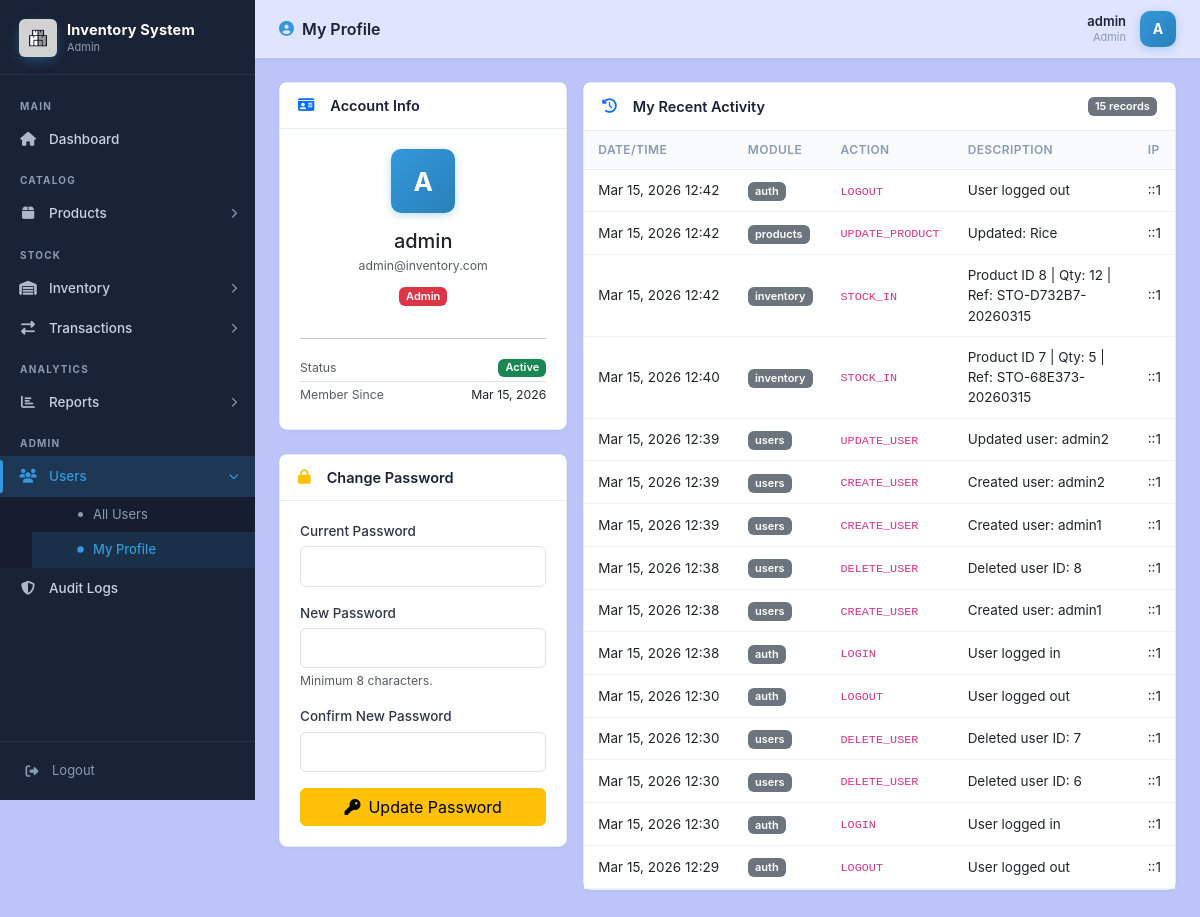
Page /modules/users/profile.php (signed in) on the committed database.
### tables this page shows
CREATE TABLE IF NOT EXISTS users (
    id INT AUTO_INCREMENT PRIMARY KEY,
    username VARCHAR(50) NOT NULL UNIQUE,
    email VARCHAR(100) NOT NULL UNIQUE,
    password VARCHAR(255) NOT NULL,
    role ENUM('admin','manager','inventory_officer','staff') NOT NULL DEFAULT 'staff',
    is_active TINYINT(1) NOT NULL DEFAULT 1,
    created_at TIMESTAMP DEFAULT CURRENT_TIMESTAMP,
    updated_at TIMESTAMP DEFAULT CURRENT_TIMESTAMP ON UPDATE CURRENT_TIMESTAMP
);

CREATE TABLE IF NOT EXISTS audit_logs (
    id INT AUTO_INCREMENT PRIMARY KEY,
    user_id INT,
    username VARCHAR(50),
    action VARCHAR(100) NOT NULL,
    module VARCHAR(50) NOT NULL,
    description TEXT,
    ip_address VARCHAR(45),
    created_at TIMESTAMP DEFAULT CURRENT_TIMESTAMP,
    FOREIGN KEY (user_id) REFERENCES users(id) ON DELETE SET NULL
);

### modules/users/profile.php (the view, shortened to what this page needs)
<?php
require_once __DIR__ . '/../../includes/layout_top.php';
$uid  = $user['id'];
$me   = $pdo->prepare('SELECT id, username, email, role, is_active, created_at FROM users WHERE id = ?');
$me->execute([$uid]);
$me   = $me->fetch();
$activity = $pdo->prepare(
    'SELECT action, module, description, ip_address, created_at
     FROM audit_logs WHERE user_id = ? ORDER BY created_at DESC LIMIT 15'
);
$activity->execute([$uid]);
$logs = $activity->fetchAll();
$roleColors = ['admin' => 'danger', 'manager' => 'warning', 'staff' => 'secondary'];
?>
<div class="row g-3">
    <div class="col-lg-4">
        <div class="card">
            <div class="card-header"><h5><i class="fas fa-id-card me-2 text-primary"></i>Account Info</h5></div>
            <div class="card-body text-center">
                <div class="user-avatar mx-auto mb-3" style="width:64px;height:64px;font-size:26px;">
                    <?= strtoupper(substr($me['username'], 0, 1)) ?>
                </div>
                <h5 class="mb-1"><?= htmlspecialchars($me['username']) ?></h5>
                <p class="text-muted small mb-2"><?= htmlspecialchars($me['email']) ?></p>
                <span class="badge bg-<?= $roleColors[$me['role']] ?> mb-3"><?= ucfirst($me['role']) ?></span>
                <hr>
                <div class="text-start">
                    <div class="d-flex justify-content-between py-1 border-bottom">
                        <span class="text-muted small">Status</span>
                        <span class="badge <?= $me['is_active'] ? 'bg-success' : 'bg-secondary' ?>">
                            <?= $me['is_active'] ? 'Active' : 'Inactive' ?>
                        </span>
                    </div>
                    <div class="d-flex justify-content-between py-1">
                        <span class="text-muted small">Member Since</span>
                        <span class="small"><?= date('M d, Y', strtotime($me['created_at'])) ?></span>
                    </div>
                </div>
            </div>
        </div>
        <div class="card">
            <div class="card-header"><h5><i class="fas fa-lock me-2 text-warning"></i>Change Password</h5></div>
            <div class="card-body">
                <form method="POST">
                    <div class="mb-3">
                        <label class="form-label">Current Password</label>
                        <input type="password" name="current_password" class="form-control" required>
                    </div>
                    <div class="mb-3">
                        <label class="form-label">New Password</label>
                        <input type="password" name="new_password" class="form-control" minlength="8" required>
                        <div class="form-text">Minimum 8 characters.</div>
                    </div>
                    <div class="mb-3">
                        <label class="form-label">Confirm New Password</label>
                        <input type="password" name="confirm_password" class="form-control" required>
                    </div>
                    <button type="submit" class="btn btn-warning w-100">
                        <i class="fas fa-key me-2"></i>Update Password
                    </button>
                </form>
            </div>
        </div>
    </div>
    <div class="col-lg-8">
        <div class="card">
            <div class="card-header d-flex justify-content-between align-items-center">
                <h5 class="mb-0"><i class="fas fa-history me-2 text-primary"></i>My Recent Activity</h5>
                <span class="badge bg-secondary"><?= count($logs) ?> records</span>
            </div>
            <div class="card-body p-0">
                <div class="table-responsive">
                    <table class="table table-hover mb-0">
                        <thead><tr><th>Date/Time</th><th>Module</th><th>Action</th><th>Description</th><th>IP</th></tr></thead>
                        <tbody>
                        <?php foreach ($logs as $log): ?>
                        <tr>
                            <td class="text-nowrap"><?= date('M d, Y H:i', strtotime($log['created_at'])) ?></td>
                            <td><span class="badge bg-secondary"><?= htmlspecialchars($log['module']) ?></span></td>
                            <td><code><?= htmlspecialchars($log['action']) ?></code></td>
                            <td><?= htmlspecialchars($log['description'] ?? '—') ?></td>
                            <td><?= htmlspecialchars($log['ip_address'] ?? '—') ?></td>
                        </tr>
                        <?php endforeach; ?>
                        </tbody>
                    </table>
                </div>
            </div>
        </div>
    </div>
</div>
<?php require_once __DIR__ . '/../../includes/layout_bottom.php'; ?>

### assets/style/style.css (style rules this page uses)
*, *::before, *::after { box-sizing: border-box; margin: 0; padding: 0; }
:root { --sidebar-w: 255px; --sidebar-bg: #1a2236; --sidebar-border: rgba(255,255,255,.06); --sidebar-hover: rgba(255,255,255,.07); --sidebar-active: rgba(52,152,219,.18); --accent: #3498db; --accent-light: rgba(52,152,219,.15); --text-muted: #8a9bb0; --text-light: #c8d3e0; --topbar-h: 58px; --radius: 8px; }
body { background: #bcc4f8; font-family: -apple-system, BlinkMacSystemFont, 'Segoe UI', Roboto, Arial, sans-serif; color: #2d3748; font-size: 14px; line-height: 1.5; }
.user-avatar { width: 36px; height: 36px; border-radius: 10px; background: linear-gradient(135deg, var(--accent), #2980b9); color: #fff; display: flex; align-items: center; justify-content: center; font-weight: 700; font-size: 14px; flex-shrink: 0; box-shadow: 0 2px 8px rgba(52,152,219,.35); }
.card { background: #fff; border: 1px solid #e8edf3; border-radius: var(--radius); box-shadow: 0 1px 4px rgba(0,0,0,.04); margin-bottom: 24px; width: 100%; }
.card-header { background: #fff; border-bottom: 1px solid #e8edf3; padding: 14px 18px; border-radius: var(--radius) var(--radius) 0 0; }
.card-header h5 { margin: 0; font-size: 14.5px; font-weight: 600; color: #1a2236; display: flex; align-items: center; gap: 8px; }
.card-body { padding: 20px; }
.table { font-size: 13.5px; width: 100%; }
.table th { font-weight: 600; font-size: 12px; text-transform: uppercase; letter-spacing: .4px; color: #8a9bb0; background: #fafbfc; border-bottom: 1px solid #e8edf3; white-space: nowrap; padding: 10px 14px; }
.table td { vertical-align: middle; padding: 10px 14px; border-color: #f0f3f8; }
.form-label { font-weight: 500; color: #2d3748; margin-bottom: 5px; display: block; font-size: 13.5px; }
.form-control, .form-select { border: 1px solid #dde3ec; border-radius: 6px; padding: 9px 12px; font-size: 13.5px; transition: border-color .2s, box-shadow .2s; width: 100%; background: #fff; }
.badge { font-size: 11px; font-weight: 600; }

### rows in the picture
users: username "A", username "admin", email "admin@inventory.com", role "Admin", created_at "Mar 15, 2026"
audit_logs: created_at "Mar 15, 2026 12:42", module "auth", action "LOGOUT", description "User logged out", ip_address "::1"
audit_logs: created_at "Mar 15, 2026 12:42", module "products", action "UPDATE_PRODUCT", description "Updated: Rice", ip_address "::1"
audit_logs: created_at "Mar 15, 2026 12:42", module "inventory", action "STOCK_IN", description "Product ID 8 | Qty: 12 | Ref: STO-D732B7-20260315", ip_address "::1"
audit_logs: created_at "Mar 15, 2026 12:40", module "inventory", action "STOCK_IN", description "Product ID 7 | Qty: 5 | Ref: STO-68E373-20260315", ip_address "::1"
audit_logs: created_at "Mar 15, 2026 12:39", module "users", action "UPDATE_USER", description "Updated user: admin2", ip_address "::1"
audit_logs: created_at "Mar 15, 2026 12:39", module "users", action "CREATE_USER", description "Created user: admin2", ip_address "::1"
audit_logs: created_at "Mar 15, 2026 12:39", module "users", action "CREATE_USER", description "Created user: admin1", ip_address "::1"
audit_logs: created_at "Mar 15, 2026 12:38", module "users", action "DELETE_USER", description "Deleted user ID: 8", ip_address "::1"
audit_logs: created_at "Mar 15, 2026 12:38", module "users", action "CREATE_USER", description "Created user: admin1", ip_address "::1"
audit_logs: created_at "Mar 15, 2026 12:38", module "auth", action "LOGIN", description "User logged in", ip_address "::1"
audit_logs: created_at "Mar 15, 2026 12:30", module "auth", action "LOGOUT", description "User logged out", ip_address "::1"
audit_logs: created_at "Mar 15, 2026 12:30", module "users", action "DELETE_USER", description "Deleted user ID: 7", ip_address "::1"
audit_logs: created_at "Mar 15, 2026 12:30", module "users", action "DELETE_USER", description "Deleted user ID: 6", ip_address "::1"
audit_logs: created_at "Mar 15, 2026 12:30", module "auth", action "LOGIN", description "User logged in", ip_address "::1"
audit_logs: created_at "Mar 15, 2026 12:29", module "auth", action "LOGOUT", description "User logged out", ip_address "::1"

### other values in the picture
APP_NAME "Inventory System"
$roleLabel "Admin"
$pageTitle "My Profile"
$user['username'] "admin"
$initial "A"
count($logs) "15"
